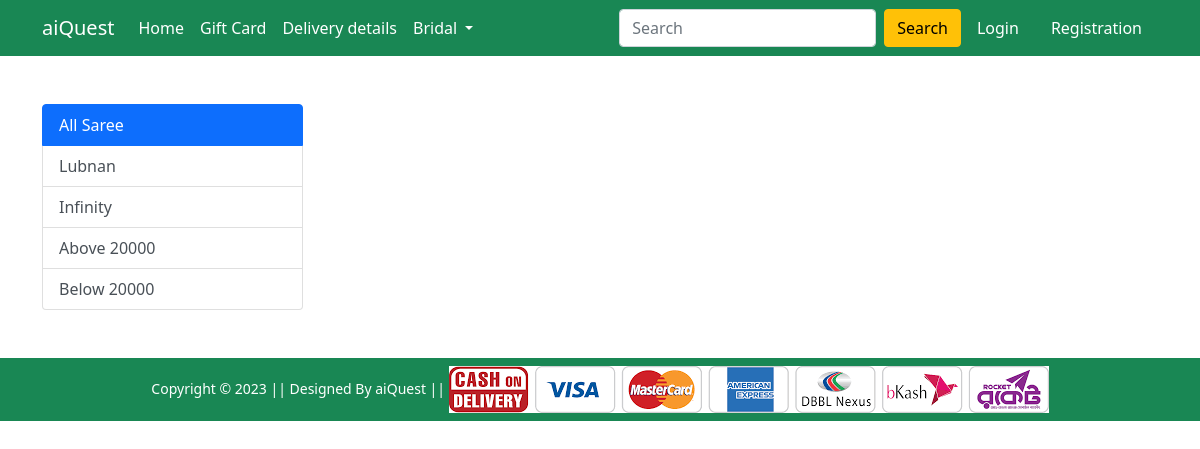
Before: /saree/ with the older database file.
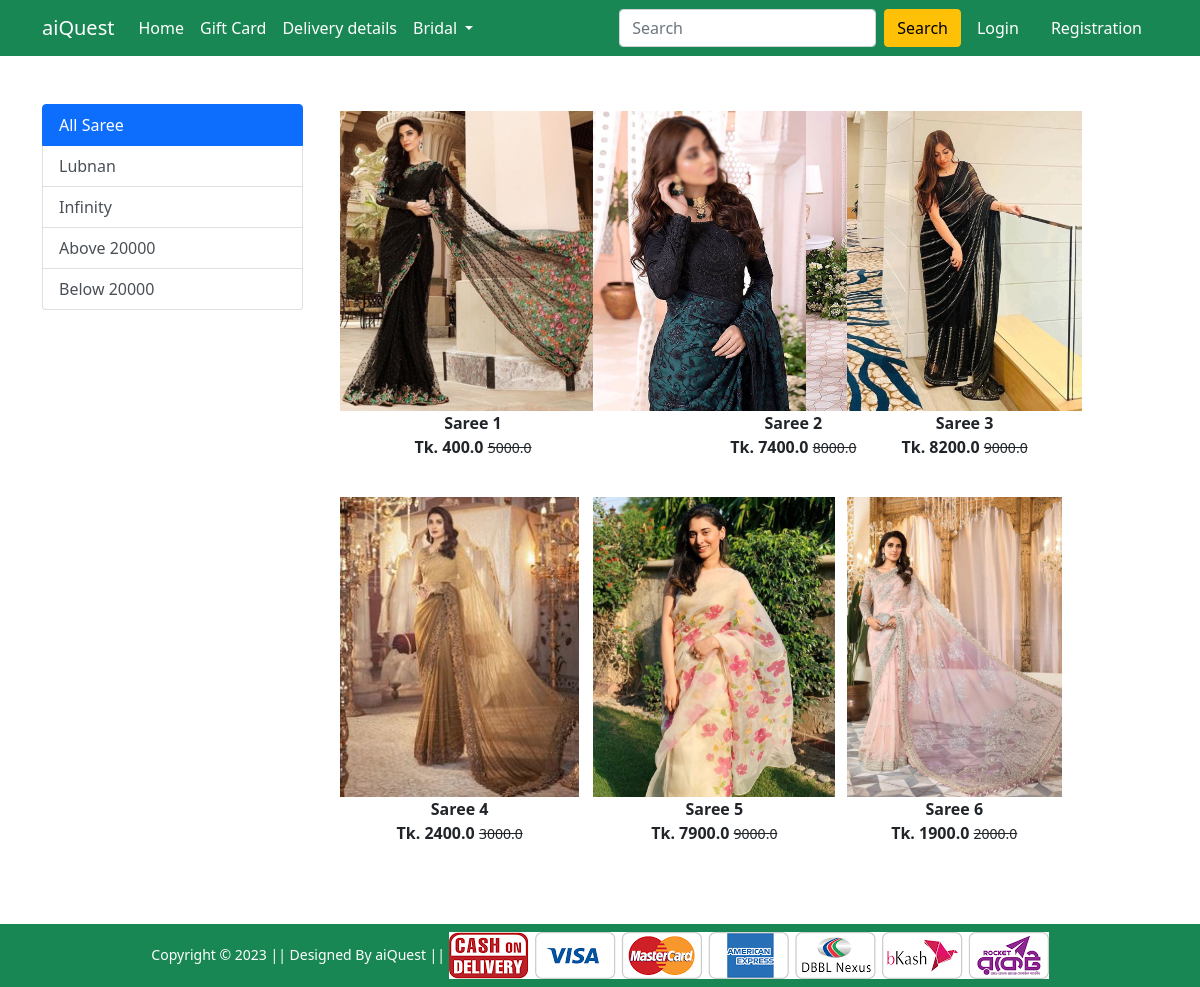
After: the same page with the newer database file.
### Shop/models.py (models this page shows, shortened)
class Product(models.Model):
    title = models.CharField(max_length=100)
    selling_price = models.FloatField()
    discounted_price = models.FloatField()
    description = models.TextField()
    brand = models.CharField(max_length=100)
    category = models.CharField(choices=CATEGORY_CHOICES,max_length=2)
    product_image = models.ImageField(upload_to='productimg')

### Shop/views.py (the view)
# urls.py: path('saree/', views.saree, name = 'saree'),
def saree(request, data = None):
 if data == None:
  saree = Product.objects.filter(category="S")
 elif data == 'lubnan' or data == 'infinity':
  saree = Product.objects.filter(category="S").filter(brand = data)
 return render(request, 'Shop/saree.html', {'saree': saree})

### Shop/templates/Shop/saree.html (shortened to what this page needs)
{% extends 'Shop/base.html' %}
{% load static %}
{% block main-content %}
<div class="container my-5">
    <div class="row">
        <div class="col-sm-3">
            <div class="list-group">
                <a href="{% url 'saree' %}" class="list-group-item list-group-item-action active" aria-current="true">
                    All Saree
                </a>
                <a href="{% url 'lehengaitem' 'lubnan' %}" class="list-group-item list-group-item-action">Lubnan</a>
                <a href="{% url 'lehengaitem' 'infinity' %}" class="list-group-item list-group-item-action">Infinity</a>
                <a href="{% url 'lehengaitem' 'above' %}" class="list-group-item list-group-item-action">Above 20000</a>
                <a href="{% url 'lehengaitem' 'below' %}" class="list-group-item list-group-item-action">Below 20000</a>
            </div>
        </div>
        <div class="col-sm-8">
            <div class="row">
                {% for product in saree %}
                <div class="col-sm-4 text-center mb-4">
                    <a href="{% url 'product-detail' product.id %}" class="btn">
                        <div class="item">
                            <img src="{{product.product_image.url}}" alt="" height="300" class="">
                            <div class="fw-bold">{{product.title}}</div>
                            <div class="fw-bold">Tk. {{product.discounted_price}} <small
                                    class="fw-light text-decoration-line-through">{{product.selling_price}}</small>
                            </div>
                        </div>
                    </a>
                </div>
                {% endfor %}
            </div>
        </div>
    </div>
</div>
{% endblock main-content %}

Changed rows visible on the page:
added Product: product_image (picture), title "Saree 1", discounted_price "400.0", selling_price "5000.0"
added Product: product_image (picture), title "Saree 2", discounted_price "7400.0", selling_price "8000.0"
added Product: product_image (picture), title "Saree 3", discounted_price "8200.0", selling_price "9000.0"
added Product: product_image (picture), title "Saree 4", discounted_price "2400.0", selling_price "3000.0"
added Product: product_image (picture), title "Saree 5", discounted_price "7900.0", selling_price "9000.0"
added Product: product_image (picture), title "Saree 6", discounted_price "1900.0", selling_price "2000.0"
